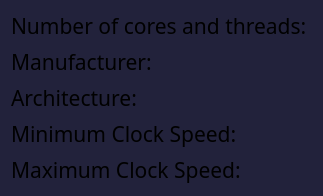
               <widget class="QFrame" name="cpuInfoFrame">
                <property name="sizePolicy">
                 <sizepolicy hsizetype="Preferred" vsizetype="MinimumExpanding">
                  <horstretch>0</horstretch>
                  <verstretch>0</verstretch>
                 </sizepolicy>
                </property>
                <property name="styleSheet">
                 <string notr="true">QFrame {
	background-color: #22223b;
	border-radius: 12px;
}</string>
                </property>
                <property name="frameShape">
                 <enum>QFrame::NoFrame</enum>
                </property>
                <property name="frameShadow">
                 <enum>QFrame::Plain</enum>
                </property>
                <layout class="QVBoxLayout" name="verticalLayout_11">
                 <item>
                  <widget class="QLabel" name="cpuNumsLbl">
                   <property name="font">
                    <font>
                     <family>Raleway</family>
                     <pointsize>16</pointsize>
                    </font>
                   </property>
                   <property name="text">
                    <string>Number of cores and threads: </string>
                   </property>
                  </widget>
                 </item>
                 <item>
                  <widget class="QLabel" name="cpuManufacturerLbl">
                   <property name="font">
                    <font>
                     <family>Raleway</family>
                     <pointsize>16</pointsize>
                    </font>
                   </property>
                   <property name="text">
                    <string>Manufacturer: </string>
                   </property>
                  </widget>
                 </item>
                 <item>
                  <widget class="QLabel" name="cpuArchLbl">
                   <property name="font">
                    <font>
                     <family>Raleway</family>
                     <pointsize>16</pointsize>
                    </font>
                   </property>
                   <property name="text">
                    <string>Architecture: </string>
                   </property>
                  </widget>
                 </item>
                 <item>
                  <widget class="QLabel" name="cpuMinHzLbl">
                   <property name="font">
                    <font>
                     <family>Raleway</family>
                     <pointsize>16</pointsize>
                    </font>
                   </property>
                   <property name="text">
                    <string>Minimum Clock Speed: </string>
                   </property>
                  </widget>
                 </item>
                 <item>
                  <widget class="QLabel" name="cpuMaxHzLbl">
                   <property name="font">
                    <font>
                     <family>Raleway</family>
                     <pointsize>16</pointsize>
                    </font>
                   </property>
                   <property name="text">
                    <string>Maximum Clock Speed:</string>
                   </property>
                  </widget>
                 </item>
                </layout>
               </widget>
